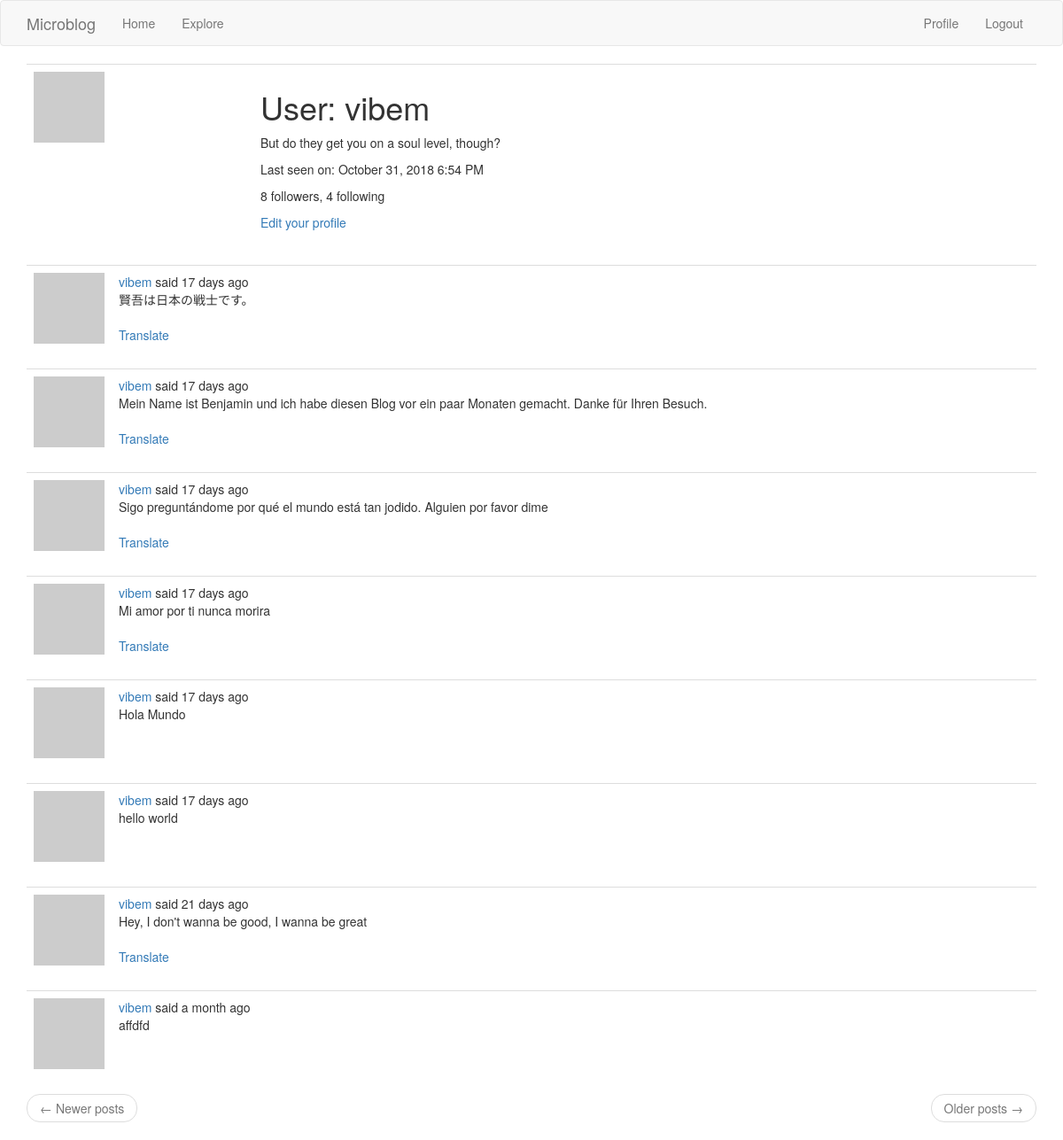
/user/vibem (signed in), run on the app's committed database.
### app/models.py (models this page shows, shortened)
class User(UserMixin, db.Model):
    id = db.Column(db.Integer, primary_key=True)
    username = db.Column(db.String(64), index=True, unique=True)
    email = db.Column(db.String(120), index=True, unique=True)
    password_hash = db.Column(db.String(128))
    posts = db.relationship('Post', backref='author', lazy='dynamic')
    about_me = db.Column(db.String(140))
    last_seen = db.Column(db.DateTime, default=datetime.utcnow)
    followed = db.relationship(
        'User', secondary=followers,
        primaryjoin=(followers.c.follower_id == id),
        secondaryjoin=(followers.c.followed_id == id),
        backref=db.backref('followers', lazy='dynamic'), lazy='dynamic')
    def avatar(self, size):
        digest = md5(self.email.lower().encode('utf-8')).hexdigest()
        return 'https://www.gravatar.com/avatar/{}?d=identicon&s={}'.format(
            digest, size)

class Post(db.Model):
    id = db.Column(db.Integer, primary_key=True)
    body = db.Column(db.String(140))
    timestamp = db.Column(db.DateTime, index=True, default=datetime.utcnow)
    user_id = db.Column(db.Integer, db.ForeignKey('user.id'))
    language = db.Column(db.String(5))

### app/main/routes.py (the view)
@bp.route('/user/<username>')
@login_required
def user(username):
    user = User.query.filter_by(username=username).first_or_404()
    page = request.args.get('page', 1, type=int)
    posts = user.posts.order_by(Post.timestamp.desc()).paginate(
        page, current_app.config['POSTS_PER_PAGE'], False)
    next_url = url_for('main.user', username=user.username,
                       page=posts.next_num) if posts.has_next else None
    prev_url = url_for('main.user', username=user.username,
                       page=posts.prev_num) if posts.has_prev else None
    return render_template('user.html', user=user, posts=posts.items,
                           next_url=next_url, prev_url=prev_url)

### app/main/routes.py (called while the page is built)
@bp.before_app_request
def before_request():
    if current_user.is_authenticated:
        current_user.last_seen = datetime.utcnow()
        db.session.commit()
    g.locale = str(get_locale())

### app/models.py (called while the page is built)
@login.user_loader
def load_user(id):
    return User.query.get(int(id))

### app/templates/user.html
{% extends "base.html" %}
{% block app_content %}
    <table class="table table-hover">
        <tr>
            <td width="256px"><img src="{{ user.avatar(256) }}"></td>
            <td>
                <h1>{{ _('User') }}: {{ user.username }}</h1>
                {% if user.about_me %}<p>{{ user.about_me }}</p>{% endif %}
                {% if user.last_seen %}
                <p>{{ _('Last seen on') }}: {{ moment(user.last_seen).format('LLL') }}</p>
                {% endif %}
                <p>{{ _('%(count)d followers', count=user.followers.count()) }}, {{ _('%(count)d following', count=user.followed.count()) }}</p>
                {% if user == current_user %}
                <p><a href="{{ url_for('main.edit_profile') }}">{{ _('Edit your profile') }}</a></p>
                {% elif not current_user.is_following(user) %}
                <p><a href="{{ url_for('main.follow', username=user.username) }}">{{ _('Follow') }}</a></p>
                {% else %}
                <p><a href="{{ url_for('main.unfollow', username=user.username) }}">{{ _('Unfollow') }}</a></p>
                {% endif %}
            </td>
        </tr>
    </table>
    {% for post in posts %}
        {% include '_post.html' %}
    {% endfor %}
    <nav aria-label="...">
        <ul class="pager">
            <li class="previous{% if not prev_url %} disabled{% endif %}">
                <a href="{{ prev_url or '#' }}">
                    <span aria-hidden="true">&larr;</span> {{ _('Newer posts') }}
                </a>
            </li>
            <li class="next{% if not next_url %} disabled{% endif %}">
                <a href="{{ next_url or '#' }}">
                    {{ _('Older posts') }} <span aria-hidden="true">&rarr;</span>
                </a>
            </li>
        </ul>
    </nav>
{% endblock %}

### app/templates/_post.html (shortened to what this page needs)
<table class="table table-hover">
    <tr>
        <td width="70px">
            <a href="{{ url_for('main.user', username=post.author.username) }}">
                <img src="{{ post.author.avatar(70) }}" />
            </a>
        </td>
        <td>
            {{ _('%(username)s said %(when)s',
                username=user_link, when=moment(post.timestamp).fromNow()) }}
            <br>
            <span id="post{{ post.id }}">{{ post.body }}</span>
            {% if post.language and post.language != g.locale %}
            <br><br>
            <span id="translation{{ post.id }}">
                <a href="javascript:translate(
                            '#post{{ post.id }}',
                            '#translation{{ post.id }}',
                            '{{ post.language }}',
                            '{{ g.locale }}');">{{ _('Translate') }}</a>
            </span>
            {% endif %}
        </td>
    </tr>
</table>

### data on the page
User: username "vibem", about_me "But do they get you on a soul level, though?", last_seen "October 31, 2018 6:54 PM"
Post: body "賢吾は日本の戦士です。"
Post: body "Mein Name ist Benjamin und ich habe diesen Blog vor ein paar Monaten gemacht. Danke für Ihren Besuch."
Post: body "Sigo preguntándome por qué el mundo está tan jodido. Alguien por favor dime"
Post: body "Mi amor por ti nunca morira"
Post: body "Hola Mundo"
Post: body "hello world"
Post: body "Hey, I don't wanna be good, I wanna be great"
Post: body "affdfd"
